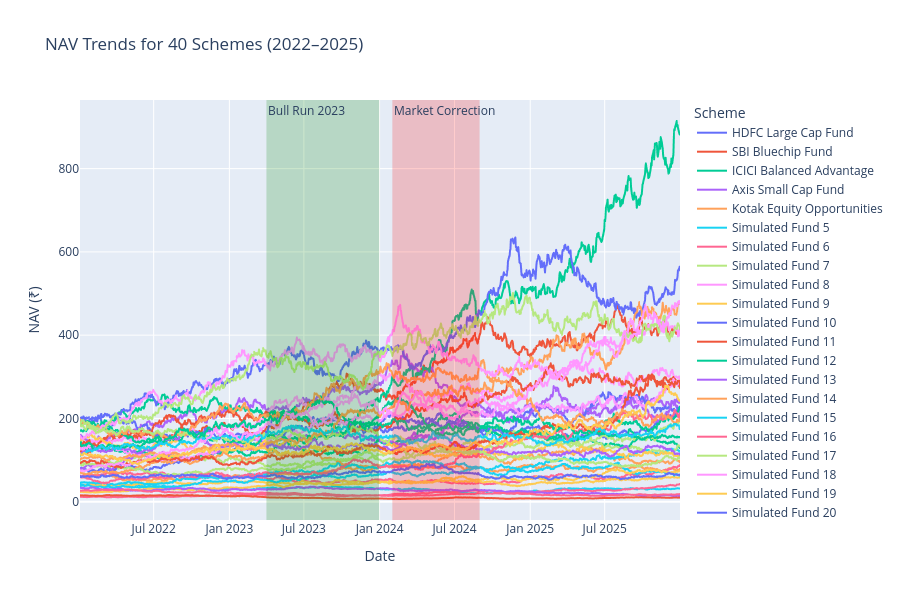

Notebook source saved alongside this figure:
### Markdown cell above
#### 3.1 NAV trend line chart (all 40 funds) with bull/bear annotations

### Code cell
fig = px.line(df_nav_40, x='date', y='nav', color='scheme_name',
              title='NAV Trends for 40 Schemes (2022–2025)',
              labels={'nav': 'NAV (₹)', 'date': 'Date'})
fig.add_vrect(x0='2023-04-01', x1='2023-12-31', annotation_text='Bull Run 2023', annotation_position='top left',
              fillcolor='green', opacity=0.2, line_width=0)
fig.add_vrect(x0='2024-02-01', x1='2024-08-31', annotation_text='Market Correction', annotation_position='top left',
              fillcolor='red', opacity=0.2, line_width=0)
fig.update_layout(legend_title_text='Scheme', height=600)
fig.show()
fig.write_html('../reports/eda_plots/nav_trends_40_schemes.html')
print("Chart saved: reports/eda_plots/nav_trends_40_schemes.html")

### Figure 1 — Plotly figure (JSON) as saved in the notebook; plotly's stock layout.template omitted (floating-point values rounded to 4 significant figures; data arrays with more than 128 entries replaced by an {"elided": "..."} marker saying what was removed)
{"data": [{"hovertemplate": "scheme_name=HDFC Large Cap Fund<br>Date=%{x}<br>NAV (₹)=%{y}<extra></extra>", "legendgroup": "HDFC Large Cap Fund", "line": {"color": "#636efa", "dash": "solid"}, "marker": {"symbol": "circle"}, "mode": "lines", "name": "HDFC Large Cap Fund", "showlegend": true, "type": "scattergl", "x": {"elided": "1043 str values"}, "xaxis": "x", "y": {"elided": "1043 float values"}, "yaxis": "y"}, {"hovertemplate": "scheme_name=SBI Bluechip Fund<br>Date=%{x}<br>NAV (₹)=%{y}<extra></extra>", "legendgroup": "SBI Bluechip Fund", "line": {"color": "#EF553B", "dash": "solid"}, "marker": {"symbol": "circle"}, "mode": "lines", "name": "SBI Bluechip Fund", "showlegend": true, "type": "scattergl", "x": {"elided": "1043 str values"}, "xaxis": "x", "y": {"elided": "1043 float values"}, "yaxis": "y"}, {"hovertemplate": "scheme_name=ICICI Balanced Advantage<br>Date=%{x}<br>NAV (₹)=%{y}<extra></extra>", "legendgroup": "ICICI Balanced Advantage", "line": {"color": "#00cc96", "dash": "solid"}, "marker": {"symbol": "circle"}, "mode": "lines", "name": "ICICI Balanced Advantage", "showlegend": true, "type": "scattergl", "x": {"elided": "1043 str values"}, "xaxis": "x", "y": {"elided": "1043 float values"}, "yaxis": "y"}, {"hovertemplate": "scheme_name=Axis Small Cap Fund<br>Date=%{x}<br>NAV (₹)=%{y}<extra></extra>", "legendgroup": "Axis Small Cap Fund", "line": {"color": "#ab63fa", "dash": "solid"}, "marker": {"symbol": "circle"}, "mode": "lines", "name": "Axis Small Cap Fund", "showlegend": true, "type": "scattergl", "x": {"elided": "1043 str values"}, "xaxis": "x", "y": {"elided": "1043 float values"}, "yaxis": "y"}, {"hovertemplate": "scheme_name=Kotak Equity Opportunities<br>Date=%{x}<br>NAV (₹)=%{y}<extra></extra>", "legendgroup": "Kotak Equity Opportunities", "line": {"color": "#FFA15A", "dash": "solid"}, "marker": {"symbol": "circle"}, "mode": "lines", "name": "Kotak Equity Opportunities", "showlegend": true, "type": "scattergl", "x": {"elided": "1043 str values"}, "xaxis": "x", "y": {"elided": "1043 float values"}, "yaxis": "y"}, {"hovertemplate": "scheme_name=Simulated Fund 5<br>Date=%{x}<br>NAV (₹)=%{y}<extra></extra>", "legendgroup": "Simulated Fund 5", "line": {"color": "#19d3f3", "dash": "solid"}, "marker": {"symbol": "circle"}, "mode": "lines", "name": "Simulated Fund 5", "showlegend": true, "type": "scattergl", "x": {"elided": "1043 str values"}, "xaxis": "x", "y": {"elided": "1043 float values"}, "yaxis": "y"}, {"hovertemplate": "scheme_name=Simulated Fund 6<br>Date=%{x}<br>NAV (₹)=%{y}<extra></extra>", "legendgroup": "Simulated Fund 6", "line": {"color": "#FF6692", "dash": "solid"}, "marker": {"symbol": "circle"}, "mode": "lines", "name": "Simulated Fund 6", "showlegend": true, "type": "scattergl", "x": {"elided": "1043 str values"}, "xaxis": "x", "y": {"elided": "1043 float values"}, "yaxis": "y"}, {"hovertemplate": "scheme_name=Simulated Fund 7<br>Date=%{x}<br>NAV (₹)=%{y}<extra></extra>", "legendgroup": "Simulated Fund 7", "line": {"color": "#B6E880", "dash": "solid"}, "marker": {"symbol": "circle"}, "mode": "lines", "name": "Simulated Fund 7", "showlegend": true, "type": "scattergl", "x": {"elided": "1043 str values"}, "xaxis": "x", "y": {"elided": "1043 float values"}, "yaxis": "y"}, {"hovertemplate": "scheme_name=Simulated Fund 8<br>Date=%{x}<br>NAV (₹)=%{y}<extra></extra>", "legendgroup": "Simulated Fund 8", "line": {"color": "#FF97FF", "dash": "solid"}, "marker": {"symbol": "circle"}, "mode": "lines", "name": "Simulated Fund 8", "showlegend": true, "type": "scattergl", "x": {"elided": "1043 str values"}, "xaxis": "x", "y": {"elided": "1043 float values"}, "yaxis": "y"}, {"hovertemplate": "scheme_name=Simulated Fund 9<br>Date=%{x}<br>NAV (₹)=%{y}<extra></extra>", "legendgroup": "Simulated Fund 9", "line": {"color": "#FECB52", "dash": "solid"}, "marker": {"symbol": "circle"}, "mode": "lines", "name": "Simulated Fund 9", "showlegend": true, "type": "scattergl", "x": {"elided": "1043 str values"}, "xaxis": "x", "y": {"elided": "1043 float values"}, "yaxis": "y"}, {"hovertemplate": "scheme_name=Simulated Fund 10<br>Date=%{x}<br>NAV (₹)=%{y}<extra></extra>", "legendgroup": "Simulated Fund 10", "line": {"color": "#636efa", "dash": "solid"}, "marker": {"symbol": "circle"}, "mode": "lines", "name": "Simulated Fund 10", "showlegend": true, "type": "scattergl", "x": {"elided": "1043 str values"}, "xaxis": "x", "y": {"elided": "1043 float values"}, "yaxis": "y"}, {"hovertemplate": "scheme_name=Simulated Fund 11<br>Date=%{x}<br>NAV (₹)=%{y}<extra></extra>", "legendgroup": "Simulated Fund 11", "line": {"color": "#EF553B", "dash": "solid"}, "marker": {"symbol": "circle"}, "mode": "lines", "name": "Simulated Fund 11", "showlegend": true, "type": "scattergl", "x": {"elided": "1043 str values"}, "xaxis": "x", "y": {"elided": "1043 float values"}, "yaxis": "y"}, {"hovertemplate": "scheme_name=Simulated Fund 12<br>Date=%{x}<br>NAV (₹)=%{y}<extra></extra>", "legendgroup": "Simulated Fund 12", "line": {"color": "#00cc96", "dash": "solid"}, "marker": {"symbol": "circle"}, "mode": "lines", "name": "Simulated Fund 12", "showlegend": true, "type": "scattergl", "x": {"elided": "1043 str values"}, "xaxis": "x", "y": {"elided": "1043 float values"}, "yaxis": "y"}, {"hovertemplate": "scheme_name=Simulated Fund 13<br>Date=%{x}<br>NAV (₹)=%{y}<extra></extra>", "legendgroup": "Simulated Fund 13", "line": {"color": "#ab63fa", "dash": "solid"}, "marker": {"symbol": "circle"}, "mode": "lines", "name": "Simulated Fund 13", "showlegend": true, "type": "scattergl", "x": {"elided": "1043 str values"}, "xaxis": "x", "y": {"elided": "1043 float values"}, "yaxis": "y"}, {"hovertemplate": "scheme_name=Simulated Fund 14<br>Date=%{x}<br>NAV (₹)=%{y}<extra></extra>", "legendgroup": "Simulated Fund 14", "line": {"color": "#FFA15A", "dash": "solid"}, "marker": {"symbol": "circle"}, "mode": "lines", "name": "Simulated Fund 14", "showlegend": true, "type": "scattergl", "x": {"elided": "1043 str values"}, "xaxis": "x", "y": {"elided": "1043 float values"}, "yaxis": "y"}, {"hovertemplate": "scheme_name=Simulated Fund 15<br>Date=%{x}<br>NAV (₹)=%{y}<extra></extra>", "legendgroup": "Simulated Fund 15", "line": {"color": "#19d3f3", "dash": "solid"}, "marker": {"symbol": "circle"}, "mode": "lines", "name": "Simulated Fund 15", "showlegend": true, "type": "scattergl", "x": {"elided": "1043 str values"}, "xaxis": "x", "y": {"elided": "1043 float values"}, "yaxis": "y"}, {"hovertemplate": "scheme_name=Simulated Fund 16<br>Date=%{x}<br>NAV (₹)=%{y}<extra></extra>", "legendgroup": "Simulated Fund 16", "line": {"color": "#FF6692", "dash": "solid"}, "marker": {"symbol": "circle"}, "mode": "lines", "name": "Simulated Fund 16", "showlegend": true, "type": "scattergl", "x": {"elided": "1043 str values"}, "xaxis": "x", "y": {"elided": "1043 float values"}, "yaxis": "y"}, {"hovertemplate": "scheme_name=Simulated Fund 17<br>Date=%{x}<br>NAV (₹)=%{y}<extra></extra>", "legendgroup": "Simulated Fund 17", "line": {"color": "#B6E880", "dash": "solid"}, "marker": {"symbol": "circle"}, "mode": "lines", "name": "Simulated Fund 17", "showlegend": true, "type": "scattergl", "x": {"elided": "1043 str values"}, "xaxis": "x", "y": {"elided": "1043 float values"}, "yaxis": "y"}, {"hovertemplate": "scheme_name=Simulated Fund 18<br>Date=%{x}<br>NAV (₹)=%{y}<extra></extra>", "legendgroup": "Simulated Fund 18", "line": {"color": "#FF97FF", "dash": "solid"}, "marker": {"symbol": "circle"}, "mode": "lines", "name": "Simulated Fund 18", "showlegend": true, "type": "scattergl", "x": {"elided": "1043 str values"}, "xaxis": "x", "y": {"elided": "1043 float values"}, "yaxis": "y"}, {"hovertemplate": "scheme_name=Simulated Fund 19<br>Date=%{x}<br>NAV (₹)=%{y}<extra></extra>", "legendgroup": "Simulated Fund 19", "line": {"color": "#FECB52", "dash": "solid"}, "marker": {"symbol": "circle"}, "mode": "lines", "name": "Simulated Fund 19", "showlegend": true, "type": "scattergl", "x": {"elided": "1043 str values"}, "xaxis": "x", "y": {"elided": "1043 float values"}, "yaxis": "y"}, {"hovertemplate": "scheme_name=Simulated Fund 20<br>Date=%{x}<br>NAV (₹)=%{y}<extra></extra>", "legendgroup": "Simulated Fund 20", "line": {"color": "#636efa", "dash": "solid"}, "marker": {"symbol": "circle"}, "mode": "lines", "name": "Simulated Fund 20", "showlegend": true, "type": "scattergl", "x": {"elided": "1043 str values"}, "xaxis": "x", "y": {"elided": "1043 float values"}, "yaxis": "y"}, {"hovertemplate": "scheme_name=Simulated Fund 21<br>Date=%{x}<br>NAV (₹)=%{y}<extra></extra>", "legendgroup": "Simulated Fund 21", "line": {"color": "#EF553B", "dash": "solid"}, "marker": {"symbol": "circle"}, "mode": "lines", "name": "Simulated Fund 21", "showlegend": true, "type": "scattergl", "x": {"elided": "1043 str values"}, "xaxis": "x", "y": {"elided": "1043 float values"}, "yaxis": "y"}, {"hovertemplate": "scheme_name=Simulated Fund 22<br>Date=%{x}<br>NAV (₹)=%{y}<extra></extra>", "legendgroup": "Simulated Fund 22", "line": {"color": "#00cc96", "dash": "solid"}, "marker": {"symbol": "circle"}, "mode": "lines", "name": "Simulated Fund 22", "showlegend": true, "type": "scattergl", "x": {"elided": "1043 str values"}, "xaxis": "x", "y": {"elided": "1043 float values"}, "yaxis": "y"}, {"hovertemplate": "scheme_name=Simulated Fund 23<br>Date=%{x}<br>NAV (₹)=%{y}<extra></extra>", "legendgroup": "Simulated Fund 23", "line": {"color": "#ab63fa", "dash": "solid"}, "marker": {"symbol": "circle"}, "mode": "lines", "name": "Simulated Fund 23", "showlegend": true, "type": "scattergl", "x": {"elided": "1043 str values"}, "xaxis": "x", "y": {"elided": "1043 float values"}, "yaxis": "y"}, {"hovertemplate": "scheme_name=Simulated Fund 24<br>Date=%{x}<br>NAV (₹)=%{y}<extra></extra>", "legendgroup": "Simulated Fund 24", "line": {"color": "#FFA15A", "dash": "solid"}, "marker": {"symbol": "circle"}, "mode": "lines", "name": "Simulated Fund 24", "showlegend": true, "type": "scattergl", "x": {"elided": "1043 str values"}, "xaxis": "x", "y": {"elided": "1043 float values"}, "yaxis": "y"}, {"hovertemplate": "scheme_name=Simulated Fund 25<br>Date=%{x}<br>NAV (₹)=%{y}<extra></extra>", "legendgroup": "Simulated Fund 25", "line": {"color": "#19d3f3", "dash": "solid"}, "marker": {"symbol": "circle"}, "mode": "lines", "name": "Simulated Fund 25", "showlegend": true, "type": "scattergl", "x": {"elided": "1043 str values"}, "xaxis": "x", "y": {"elided": "1043 float values"}, "yaxis": "y"}, {"hovertemplate": "scheme_name=Simulated Fund 26<br>Date=%{x}<br>NAV (₹)=%{y}<extra></extra>", "legendgroup": "Simulated Fund 26", "line": {"color": "#FF6692", "dash": "solid"}, "marker": {"symbol": "circle"}, "mode": "lines", "name": "Simulated Fund 26", "showlegend": true, "type": "scattergl", "x": {"elided": "1043 str values"}, "xaxis": "x", "y": {"elided": "1043 float values"}, "yaxis": "y"}, {"hovertemplate": "scheme_name=Simulated Fund 27<br>Date=%{x}<br>NAV (₹)=%{y}<extra></extra>", "legendgroup": "Simulated Fund 27", "line": {"color": "#B6E880", "dash": "solid"}, "marker": {"symbol": "circle"}, "mode": "lines", "name": "Simulated Fund 27", "showlegend": true, "type": "scattergl", "x": {"elided": "1043 str values"}, "xaxis": "x", "y": {"elided": "1043 float values"}, "yaxis": "y"}, {"hovertemplate": "scheme_name=Simulated Fund 28<br>Date=%{x}<br>NAV (₹)=%{y}<extra></extra>", "legendgroup": "Simulated Fund 28", "line": {"color": "#FF97FF", "dash": "solid"}, "marker": {"symbol": "circle"}, "mode": "lines", "name": "Simulated Fund 28", "showlegend": true, "type": "scattergl", "x": {"elided": "1043 str values"}, "xaxis": "x", "y": {"elided": "1043 float values"}, "yaxis": "y"}, {"hovertemplate": "scheme_name=Simulated Fund 29<br>Date=%{x}<br>NAV (₹)=%{y}<extra></extra>", "legendgroup": "Simulated Fund 29", "line": {"color": "#FECB52", "dash": "solid"}, "marker": {"symbol": "circle"}, "mode": "lines", "name": "Simulated Fund 29", "showlegend": true, "type": "scattergl", "x": {"elided": "1043 str values"}, "xaxis": "x", "y": {"elided": "1043 float values"}, "yaxis": "y"}, {"hovertemplate": "scheme_name=Simulated Fund 30<br>Date=%{x}<br>NAV (₹)=%{y}<extra></extra>", "legendgroup": "Simulated Fund 30", "line": {"color": "#636efa", "dash": "solid"}, "marker": {"symbol": "circle"}, "mode": "lines", "name": "Simulated Fund 30", "showlegend": true, "type": "scattergl", "x": {"elided": "1043 str values"}, "xaxis": "x", "y": {"elided": "1043 float values"}, "yaxis": "y"}, {"hovertemplate": "scheme_name=Simulated Fund 31<br>Date=%{x}<br>NAV (₹)=%{y}<extra></extra>", "legendgroup": "Simulated Fund 31", "line": {"color": "#EF553B", "dash": "solid"}, "marker": {"symbol": "circle"}, "mode": "lines", "name": "Simulated Fund 31", "showlegend": true, "type": "scattergl", "x": {"elided": "1043 str values"}, "xaxis": "x", "y": {"elided": "1043 float values"}, "yaxis": "y"}, {"hovertemplate": "scheme_name=Simulated Fund 32<br>Date=%{x}<br>NAV (₹)=%{y}<extra></extra>", "legendgroup": "Simulated Fund 32", "line": {"color": "#00cc96", "dash": "solid"}, "marker": {"symbol": "circle"}, "mode": "lines", "name": "Simulated Fund 32", "showlegend": true, "type": "scattergl", "x": {"elided": "1043 str values"}, "xaxis": "x", "y": {"elided": "1043 float values"}, "yaxis": "y"}, {"hovertemplate": "scheme_name=Simulated Fund 33<br>Date=%{x}<br>NAV (₹)=%{y}<extra></extra>", "legendgroup": "Simulated Fund 33", "line": {"color": "#ab63fa", "dash": "solid"}, "marker": {"symbol": "circle"}, "mode": "lines", "name": "Simulated Fund 33", "showlegend": true, "type": "scattergl", "x": {"elided": "1043 str values"}, "xaxis": "x", "y": {"elided": "1043 float values"}, "yaxis": "y"}, {"hovertemplate": "scheme_name=Simulated Fund 34<br>Date=%{x}<br>NAV (₹)=%{y}<extra></extra>", "legendgroup": "Simulated Fund 34", "line": {"color": "#FFA15A", "dash": "solid"}, "marker": {"symbol": "circle"}, "mode": "lines", "name": "Simulated Fund 34", "showlegend": true, "type": "scattergl", "x": {"elided": "1043 str values"}, "xaxis": "x", "y": {"elided": "1043 float values"}, "yaxis": "y"}, {"hovertemplate": "scheme_name=Simulated Fund 35<br>Date=%{x}<br>NAV (₹)=%{y}<extra></extra>", "legendgroup": "Simulated Fund 35", "line": {"color": "#19d3f3", "dash": "solid"}, "marker": {"symbol": "circle"}, "mode": "lines", "name": "Simulated Fund 35", "showlegend": true, "type": "scattergl", "x": {"elided": "1043 str values"}, "xaxis": "x", "y": {"elided": "1043 float values"}, "yaxis": "y"}, {"hovertemplate": "scheme_name=Simulated Fund 36<br>Date=%{x}<br>NAV (₹)=%{y}<extra></extra>", "legendgroup": "Simulated Fund 36", "line": {"color": "#FF6692", "dash": "solid"}, "marker": {"symbol": "circle"}, "mode": "lines", "name": "Simulated Fund 36", "showlegend": true, "type": "scattergl", "x": {"elided": "1043 str values"}, "xaxis": "x", "y": {"elided": "1043 float values"}, "yaxis": "y"}, {"hovertemplate": "scheme_name=Simulated Fund 37<br>Date=%{x}<br>NAV (₹)=%{y}<extra></extra>", "legendgroup": "Simulated Fund 37", "line": {"color": "#B6E880", "dash": "solid"}, "marker": {"symbol": "circle"}, "mode": "lines", "name": "Simulated Fund 37", "showlegend": true, "type": "scattergl", "x": {"elided": "1043 str values"}, "xaxis": "x", "y": {"elided": "1043 float values"}, "yaxis": "y"}, {"hovertemplate": "scheme_name=Simulated Fund 38<br>Date=%{x}<br>NAV (₹)=%{y}<extra></extra>", "legendgroup": "Simulated Fund 38", "line": {"color": "#FF97FF", "dash": "solid"}, "marker": {"symbol": "circle"}, "mode": "lines", "name": "Simulated Fund 38", "showlegend": true, "type": "scattergl", "x": {"elided": "1043 str values"}, "xaxis": "x", "y": {"elided": "1043 float values"}, "yaxis": "y"}, {"hovertemplate": "scheme_name=Simulated Fund 39<br>Date=%{x}<br>NAV (₹)=%{y}<extra></extra>", "legendgroup": "Simulated Fund 39", "line": {"color": "#FECB52", "dash": "solid"}, "marker": {"symbol": "circle"}, "mode": "lines", "name": "Simulated Fund 39", "showlegend": true, "type": "scattergl", "x": {"elided": "1043 str values"}, "xaxis": "x", "y": {"elided": "1043 float values"}, "yaxis": "y"}], "layout": {"annotations": [{"showarrow": false, "text": "Bull Run 2023", "x": "2023-04-01", "xanchor": "left", "xref": "x", "y": 1, "yanchor": "top", "yref": "y domain"}, {"showarrow": false, "text": "Market Correction", "x": "2024-02-01", "xanchor": "left", "xref": "x", "y": 1, "yanchor": "top", "yref": "y domain"}], "height": 600, "legend": {"title": {"text": "Scheme"}, "tracegroupgap": 0}, "shapes": [{"fillcolor": "green", "line": {"width": 0}, "opacity": 0.2, "type": "rect", "x0": "2023-04-01", "x1": "2023-12-31", "xref": "x", "y0": 0, "y1": 1, "yref": "y domain"}, {"fillcolor": "red", "line": {"width": 0}, "opacity": 0.2, "type": "rect", "x0": "2024-02-01", "x1": "2024-08-31", "xref": "x", "y0": 0, "y1": 1, "yref": "y domain"}], "title": {"text": "NAV Trends for 40 Schemes (2022–2025)"}, "xaxis": {"anchor": "y", "domain": [0, 1], "title": {"text": "Date"}}, "yaxis": {"anchor": "x", "domain": [0, 1], "title": {"text": "NAV (₹)"}}}}
